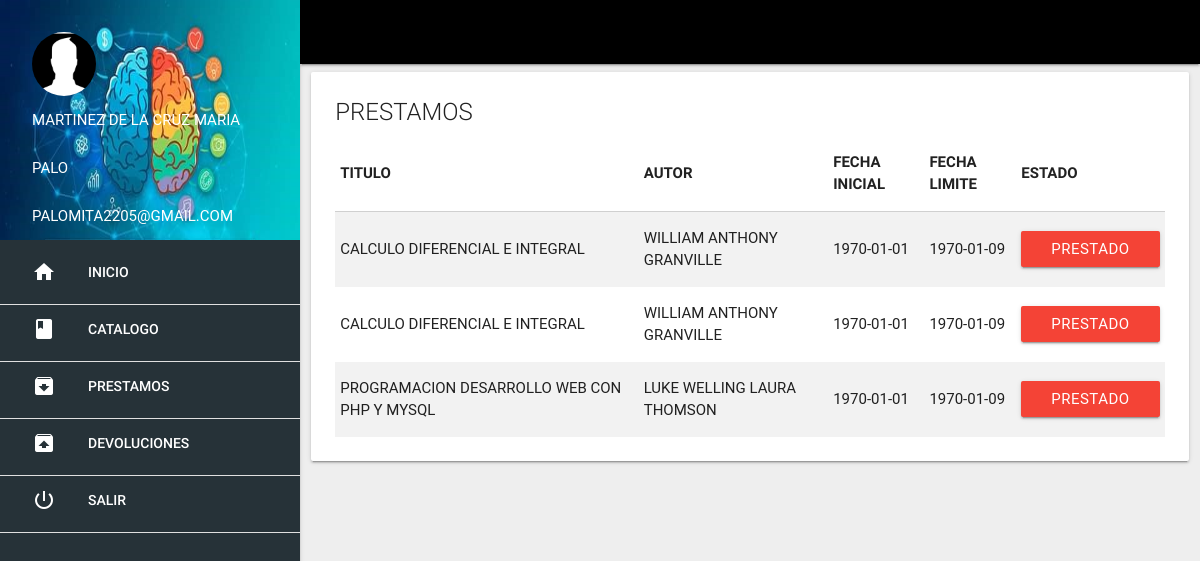
The app's page /UACM/prestamos/index.php (signed in) with its own data.
### tables this page shows
CREATE TABLE `prestamos` (
  `id` int(11) NOT NULL,
  `titulo` varchar(200) NOT NULL,
  `autor` varchar(100) NOT NULL,
  `nombre` varchar(30) NOT NULL,
  `fecha_inicial` date NOT NULL,
  `fecha_limite` date NOT NULL,
  `status` varchar(50) NOT NULL,
  `ejemplar` int(3) NOT NULL
);

### UACM/prestamos/lista_user.php (the view, shortened to what this page needs)
<?php include'../extend/header.php'; ?>
<?php $sel = $con->query("SELECT * FROM prestamos ");
?>
<div class="row">
	<div class="col s12">
		<div class="card">
			<div class="card-content">
				<span class="card-title">Prestamos</span>
				<table class="striped responsive-table">
					<thead>
						<th>Titulo</th>
						<th>Autor</th>
						<th>Fecha inicial</th>
						<th>Fecha limite</th>
						<th>Estado</th>
					</thead>
					<?php while($f = $sel->fetch_assoc()){
					if($f['status'] == 'PRESTADO' && $_SESSION['nombre'] == $f['nombre']){
					?>
						<tr>
							<td><?php echo $f['titulo'] ?></td>
							<td><?php echo $f['autor'] ?></td>
							<td><?php echo $f['fecha_inicial'] ?></td>
							<td><?php echo $f['fecha_limite']?></td>
							<td><a href="#" class="btn red white-text"><?php echo $f['status'] ?></a></td>
						</tr>
						<?php } }?>
				</table>
			</div>
		</div>
	</div>
</div>
<?php include'../extend/scripts.php'; ?>
</body>
</html>

### UACM/css/styles.css (style rules this page uses)
body { text-transform: uppercase; }

### records on screen
prestamos: titulo "CALCULO DIFERENCIAL E INTEGRAL", autor "WILLIAM ANTHONY GRANVILLE", fecha_inicial "1970-01-01", fecha_limite "1970-01-09", status "PRESTADO"
prestamos: titulo "CALCULO DIFERENCIAL E INTEGRAL", autor "WILLIAM ANTHONY GRANVILLE", fecha_inicial "1970-01-01", fecha_limite "1970-01-09", status "PRESTADO"
prestamos: titulo "PROGRAMACION DESARROLLO WEB CON PHP Y MYSQL", autor "LUKE WELLING LAURA THOMSON", fecha_inicial "1970-01-01", fecha_limite "1970-01-09", status "PRESTADO"

### other values on screen
$_SESSION['nombre'] "MARTINEZ DE LA CRUZ MARIA PALO"
$_SESSION['correo'] "PALOMITA2205@GMAIL.COM"
